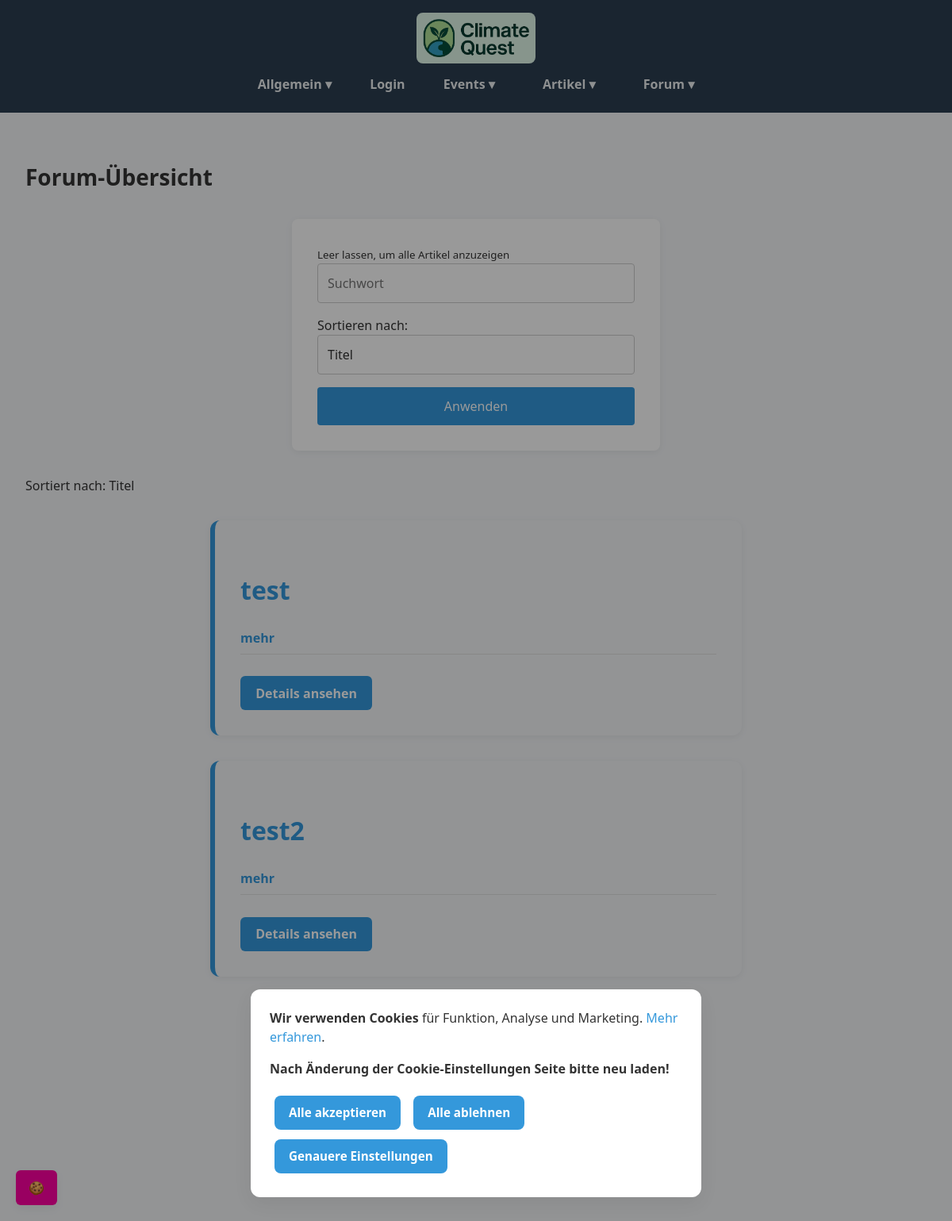
/forum/forum_overview/, run on an earlier commit of the app's database.
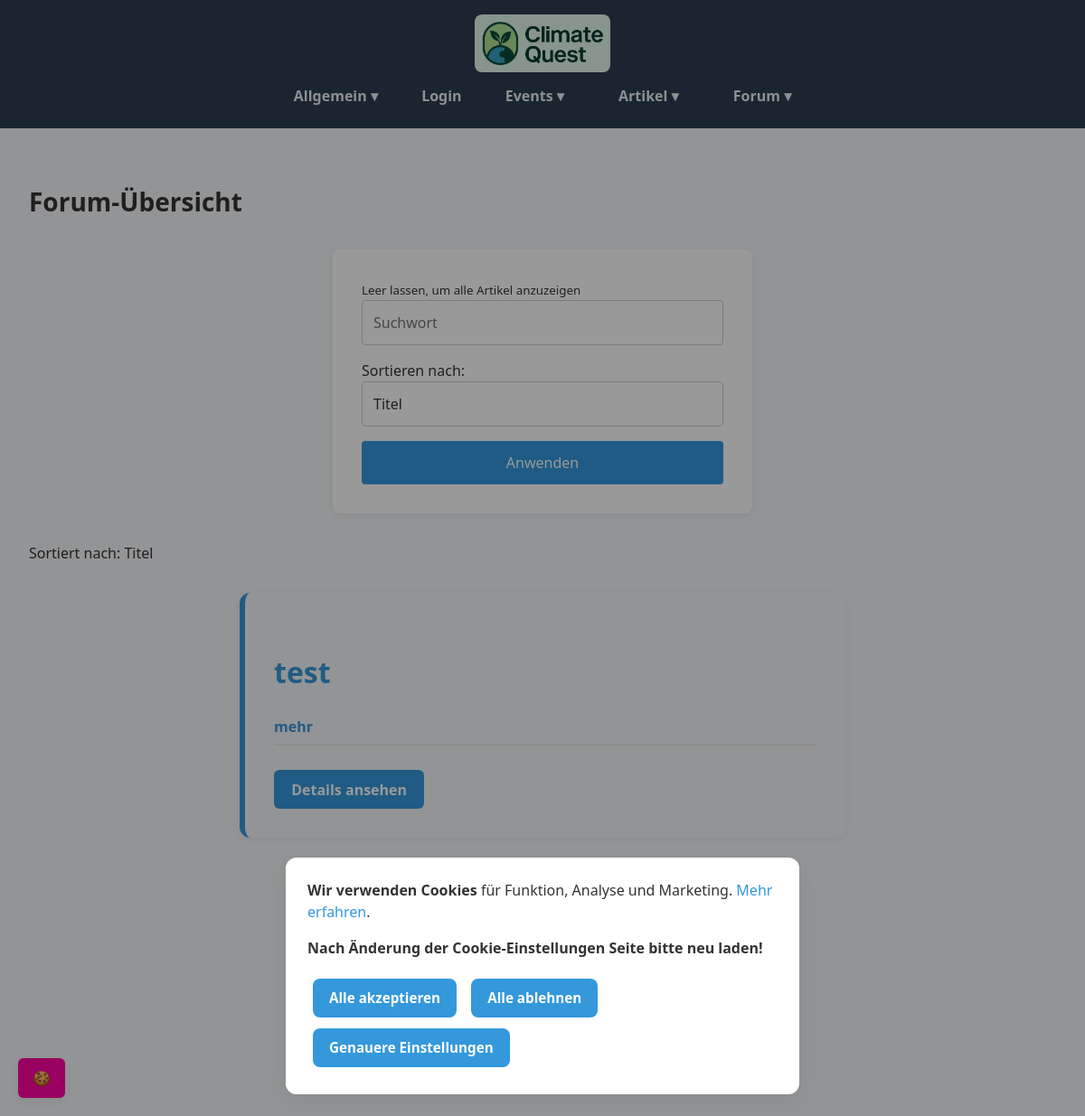
And on a later commit of the database.
### forum/models.py (models this page shows, shortened)
class ForumPost(models.Model):
    title = models.CharField(max_length=200)
    content = models.TextField()
    date_time = models.DateTimeField(default=timezone.now)
    creator = models.ForeignKey(User, on_delete=models.CASCADE)

### forum/views.py (the view)
# urls.py: path('forum_overview/', forum_overview, name='forum_overview'),
def forum_overview(request):
    forum_posts = ForumPost.objects.all()
    if request.method == 'POST':
        already_ordered = False
        ordered_by = request.POST.get('order_by')
        search_keyword = request.POST.get('search_keyword')
        order_map = {
            "Titel": "title",
            "Ersteller": "creator__username",
        }
        order_by = order_map.get(ordered_by, "name")
        if ordered_by == "von mir erstellte Posts":
            forum_posts = forum_posts.filter(creator=request.user)
            already_ordered = True
        if ordered_by == "Erstellt am":
            if search_keyword:
                forum_posts = forum_posts.filter(**{f"date_time__icontains": search_keyword})
            else:
                forum_posts = forum_posts
            forum_posts = forum_posts.order_by("-date_time")
            already_ordered = True
        if not already_ordered:
            if search_keyword:
                forum_posts = forum_posts.filter(**{f"{order_by}__icontains": search_keyword})
            else:
                forum_posts = forum_posts
            forum_posts = forum_posts.order_by(order_by)
    else:
        forum_posts = forum_posts.order_by('title')
        ordered_by = "Titel"
        search_keyword = None
    return render(request, './forum_overview.html', {'forum_posts': forum_posts, 'ordered_by': ordered_by, 'search_keyword': search_keyword})

### forum/templates/forum_overview.html (shortened to what this page needs)
{% extends "base.html" %}
{% block content %}
<h1>Forum-Übersicht</h1>
<form method="post">
    <div id="search_keyword_div">
        <small>Leer lassen, um alle Artikel anzuzeigen</small>
        <input type="search" name="search_keyword" placeholder="Suchwort">
    </div>
    <label for="order_by">Sortieren nach:</label>
    <select name="order_by" required>
        <option value="Titel" selected>Titel</option>
    </select>
    <button type="submit">Anwenden</button>
</form>
<p>Sortiert nach: {{ ordered_by }}</p>
{% if forum_posts %}
{% for post in forum_posts %}
<section
    class="event-card{% if request.user == post.creator %} event-card-creator{% endif %}">
    <div class="event-main">
        <h2 class="event-title">{{ post.title }}</h2>
    </div>
    <details class="event-details">
        <summary>mehr</summary>
    </details>
    <a class="event-link" href="{% url 'post_detail' post.id %}">Details ansehen</a>
</section>
{% endfor %}
{% else %}
<p><i>Es gibt derzeit keine Posts mit diesem Filter.</i></p>
{% endif %}
{% endblock %}

What changed in the data, as far as the page shows it:
removed ForumPost: title "test2"
